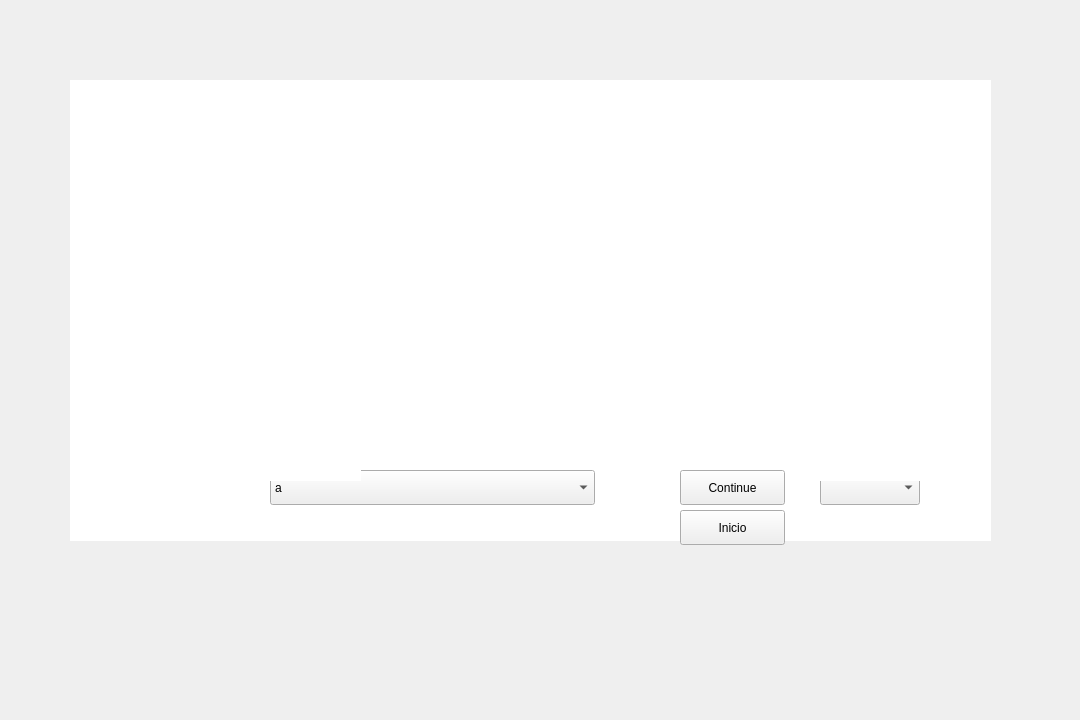
<?xml version="1.0" encoding="UTF-8"?>
<ui version="4.0">
 <class>SecWindow</class>
 <widget class="QMainWindow" name="SecWindow">
  <property name="geometry">
   <rect>
    <x>0</x>
    <y>0</y>
    <width>1080</width>
    <height>720</height>
   </rect>
  </property>
  <property name="windowTitle">
   <string>MainWindow</string>
  </property>
  <widget class="QWidget" name="centralwidget">
   <widget class="QLabel" name="label">
    <property name="geometry">
     <rect>
      <x>0</x>
      <y>0</y>
      <width>1080</width>
      <height>720</height>
     </rect>
    </property>
    <property name="text">
     <string/>
    </property>
   </widget>
   <widget class="QTextBrowser" name="textBrowser">
    <property name="geometry">
     <rect>
      <x>70</x>
      <y>80</y>
      <width>921</width>
      <height>461</height>
     </rect>
    </property>
    <property name="frameShape">
     <enum>QFrame::NoFrame</enum>
    </property>
    <property name="html">
     <string>&lt;!DOCTYPE HTML PUBLIC &quot;-//W3C//DTD HTML 4.0//EN&quot; &quot;http://www.w3.org/TR/REC-html40/strict.dtd&quot;&gt;
&lt;html&gt;&lt;head&gt;&lt;meta name=&quot;qrichtext&quot; content=&quot;1&quot; /&gt;&lt;meta charset=&quot;utf-8&quot; /&gt;&lt;style type=&quot;text/css&quot;&gt;
p, li { white-space: pre-wrap; }
&lt;/style&gt;&lt;/head&gt;&lt;body style=&quot; font-family:'Segoe UI'; font-size:9pt; font-weight:400; font-style:normal;&quot;&gt;
&lt;p style=&quot; margin-top:0px; margin-bottom:0px; margin-left:0px; margin-right:0px; -qt-block-indent:0; text-indent:0px;&quot;&gt;&lt;span style=&quot; font-size:11pt; font-weight:700; font-style:italic; color:#ffffff;&quot;&gt;Incidente no reino..&lt;/span&gt;&lt;/p&gt;
&lt;p style=&quot;-qt-paragraph-type:empty; margin-top:0px; margin-bottom:0px; margin-left:0px; margin-right:0px; -qt-block-indent:0; text-indent:0px; font-size:11pt; font-weight:700; font-style:italic; color:#ffffff;&quot;&gt;&lt;br /&gt;&lt;/p&gt;
&lt;p style=&quot; margin-top:0px; margin-bottom:0px; margin-left:0px; margin-right:0px; -qt-block-indent:0; text-indent:0px;&quot;&gt;&lt;span style=&quot; color:#ffffff;&quot;&gt;    Após um ataque de dragão na capital do reino sobre grandes gritos de raiva do dragão, foi descoberto que ele foi triado e causando a destruição da capital e morte de muitos civis.&lt;/span&gt;&lt;/p&gt;
&lt;p style=&quot; margin-top:0px; margin-bottom:0px; margin-left:0px; margin-right:0px; -qt-block-indent:0; text-indent:0px;&quot;&gt;&lt;span style=&quot; color:#ffffff;&quot;&gt;O capitão da guarda foi comandado a resolver o caso do dragão que mantinha uma relação com o reino de comum acordo que em ele não seria atacado e que ele também não ataria o reino, após uma busca próxima a caverna do dragão foi encontrado uma serie de pegadas e marcas de carroça que remetem a carroças de nobres, além disso, marcas de caixas espalhadas pelo local.&lt;/span&gt;&lt;/p&gt;
&lt;p style=&quot; margin-top:0px; margin-bottom:0px; margin-left:0px; margin-right:0px; -qt-block-indent:0; text-indent:0px;&quot;&gt;&lt;span style=&quot; color:#ffffff;&quot;&gt;    &lt;/span&gt;&lt;/p&gt;
&lt;p style=&quot; margin-top:0px; margin-bottom:0px; margin-left:0px; margin-right:0px; -qt-block-indent:0; text-indent:0px;&quot;&gt;&lt;span style=&quot; color:#ffffff;&quot;&gt;     O rei comenta com o capitão que poucos momentos que entrou em contato com o dragão sempre viu inúmeras obras de arte em sua caverna, como se fosse um grande museu, e que o dragão tem como sua doença a cobiça por obras de arte, logo após, isso o capitão tem como busca os comerciante de obras de arte, e descobre que dos três, dois deles estavam fora da cidade e que um ainda não retornou, o que estava na cidade durante o incidente tem poucas obras e que são de baixa qualidade, porem diz que um grupo de pessoas chegou dias antes do ataque dragão comprando tudo que mais caro, sendo um grupo que possuía, uma carroça bela e digna de nobre, porem que eram estranhos e não eram como se fossem apreciadores da arte e sim apenas comerciantes.&lt;/span&gt;&lt;/p&gt;
&lt;p style=&quot;-qt-paragraph-type:empty; margin-top:0px; margin-bottom:0px; margin-left:0px; margin-right:0px; -qt-block-indent:0; text-indent:0px; color:#ffffff;&quot;&gt;&lt;br /&gt;&lt;/p&gt;
&lt;p style=&quot; margin-top:0px; margin-bottom:0px; margin-left:0px; margin-right:0px; -qt-block-indent:0; text-indent:0px;&quot;&gt;&lt;span style=&quot; color:#ffffff;&quot;&gt;    Após o retorno do outro comerciante a cidade o capitão rapidamente vai de encontro e descobre que ele saiu para negociar obras de arte nas cidades próximas e que retornou com uma quantidade gigantesca de ouro.&lt;/span&gt;&lt;/p&gt;
&lt;p style=&quot;-qt-paragraph-type:empty; margin-top:0px; margin-bottom:0px; margin-left:0px; margin-right:0px; -qt-block-indent:0; text-indent:0px; color:#ffffff;&quot;&gt;&lt;br /&gt;&lt;/p&gt;
&lt;p style=&quot; margin-top:0px; margin-bottom:0px; margin-left:0px; margin-right:0px; -qt-block-indent:0; text-indent:0px;&quot;&gt;&lt;span style=&quot; color:#ffffff;&quot;&gt;    O capitão com informações sobre os vendedores de obras de artes que estavam na cidade vai de encontro com o grupo que estava na cidade comprando todos as obras de arte de valor na cidade, com uma interrogação do grupo descobriu que eles estavam trabalhando para o príncipe, e que estavam a um tempo sem receber novas ordens e que a ordem era conseguir um número grande de obras de artes antes do incidente, o capitão ainda sem saber sobre o motivo do príncipe ter mandando o grupo ir atras da de obras de arte guarda a informação.&lt;/span&gt;&lt;/p&gt;
&lt;p style=&quot;-qt-paragraph-type:empty; margin-top:0px; margin-bottom:0px; margin-left:0px; margin-right:0px; -qt-block-indent:0; text-indent:0px; color:#ffffff;&quot;&gt;&lt;br /&gt;&lt;/p&gt;&lt;/body&gt;&lt;/html&gt;</string>
    </property>
   </widget>
   <widget class="QComboBox" name="comboBox">
    <property name="geometry">
     <rect>
      <x>270</x>
      <y>470</y>
      <width>325</width>
      <height>35</height>
     </rect>
    </property>
    <item>
     <property name="text">
      <string>a</string>
     </property>
    </item>
    <item>
     <property name="text">
      <string>b</string>
     </property>
    </item>
    <item>
     <property name="text">
      <string>c</string>
     </property>
    </item>
    <item>
     <property name="text">
      <string>d</string>
     </property>
    </item>
    <item>
     <property name="text">
      <string>e</string>
     </property>
    </item>
    <item>
     <property name="text">
      <string>f</string>
     </property>
    </item>
    <item>
     <property name="text">
      <string>g</string>
     </property>
    </item>
    <item>
     <property name="text">
      <string>h</string>
     </property>
    </item>
    <item>
     <property name="text">
      <string>i</string>
     </property>
    </item>
    <item>
     <property name="text">
      <string>j</string>
     </property>
    </item>
    <item>
     <property name="text">
      <string>k</string>
     </property>
    </item>
    <item>
     <property name="text">
      <string>l</string>
     </property>
    </item>
    <item>
     <property name="text">
      <string>m</string>
     </property>
    </item>
   </widget>
   <widget class="QPushButton" name="pushContinueButton">
    <property name="geometry">
     <rect>
      <x>680</x>
      <y>470</y>
      <width>105</width>
      <height>35</height>
     </rect>
    </property>
    <property name="text">
     <string>Continue</string>
    </property>
   </widget>
   <widget class="QPushButton" name="pushInicioButton">
    <property name="geometry">
     <rect>
      <x>680</x>
      <y>510</y>
      <width>105</width>
      <height>35</height>
     </rect>
    </property>
    <property name="text">
     <string>Inicio</string>
    </property>
   </widget>
   <widget class="QComboBox" name="comboBox_suspeitos">
    <property name="geometry">
     <rect>
      <x>820</x>
      <y>470</y>
      <width>100</width>
      <height>35</height>
     </rect>
    </property>
   </widget>
   <widget class="QTextBrowser" name="textSus">
    <property name="geometry">
     <rect>
      <x>810</x>
      <y>440</y>
      <width>111</width>
      <height>41</height>
     </rect>
    </property>
    <property name="autoFillBackground">
     <bool>false</bool>
    </property>
    <property name="frameShape">
     <enum>QFrame::NoFrame</enum>
    </property>
    <property name="html">
     <string>&lt;!DOCTYPE HTML PUBLIC &quot;-//W3C//DTD HTML 4.0//EN&quot; &quot;http://www.w3.org/TR/REC-html40/strict.dtd&quot;&gt;
&lt;html&gt;&lt;head&gt;&lt;meta name=&quot;qrichtext&quot; content=&quot;1&quot; /&gt;&lt;meta charset=&quot;utf-8&quot; /&gt;&lt;style type=&quot;text/css&quot;&gt;
p, li { white-space: pre-wrap; }
&lt;/style&gt;&lt;/head&gt;&lt;body style=&quot; font-family:'Segoe UI'; font-size:9pt; font-weight:400; font-style:normal;&quot;&gt;
&lt;p align=&quot;center&quot; style=&quot; margin-top:0px; margin-bottom:0px; margin-left:0px; margin-right:0px; -qt-block-indent:0; text-indent:0px;&quot;&gt;&lt;span style=&quot; font-size:14pt; font-weight:700; font-style:italic; color:#ffffff;&quot;&gt;Suspeitos&lt;/span&gt;&lt;/p&gt;&lt;/body&gt;&lt;/html&gt;</string>
    </property>
   </widget>
   <widget class="QTextBrowser" name="textLugar">
    <property name="geometry">
     <rect>
      <x>250</x>
      <y>440</y>
      <width>111</width>
      <height>41</height>
     </rect>
    </property>
    <property name="autoFillBackground">
     <bool>false</bool>
    </property>
    <property name="frameShape">
     <enum>QFrame::NoFrame</enum>
    </property>
    <property name="html">
     <string>&lt;!DOCTYPE HTML PUBLIC &quot;-//W3C//DTD HTML 4.0//EN&quot; &quot;http://www.w3.org/TR/REC-html40/strict.dtd&quot;&gt;
&lt;html&gt;&lt;head&gt;&lt;meta name=&quot;qrichtext&quot; content=&quot;1&quot; /&gt;&lt;meta charset=&quot;utf-8&quot; /&gt;&lt;style type=&quot;text/css&quot;&gt;
p, li { white-space: pre-wrap; }
&lt;/style&gt;&lt;/head&gt;&lt;body style=&quot; font-family:'Segoe UI'; font-size:9pt; font-weight:400; font-style:normal;&quot;&gt;
&lt;p align=&quot;center&quot; style=&quot; margin-top:0px; margin-bottom:0px; margin-left:0px; margin-right:0px; -qt-block-indent:0; text-indent:0px;&quot;&gt;&lt;span style=&quot; font-size:14pt; font-weight:700; font-style:italic; color:#ffffff;&quot;&gt;Lugares&lt;/span&gt;&lt;/p&gt;&lt;/body&gt;&lt;/html&gt;</string>
    </property>
   </widget>
   <zorder>label</zorder>
   <zorder>textBrowser</zorder>
   <zorder>pushContinueButton</zorder>
   <zorder>comboBox</zorder>
   <zorder>pushInicioButton</zorder>
   <zorder>comboBox_suspeitos</zorder>
   <zorder>textSus</zorder>
   <zorder>textLugar</zorder>
  </widget>
 </widget>
 <resources/>
 <connections/>
</ui>
